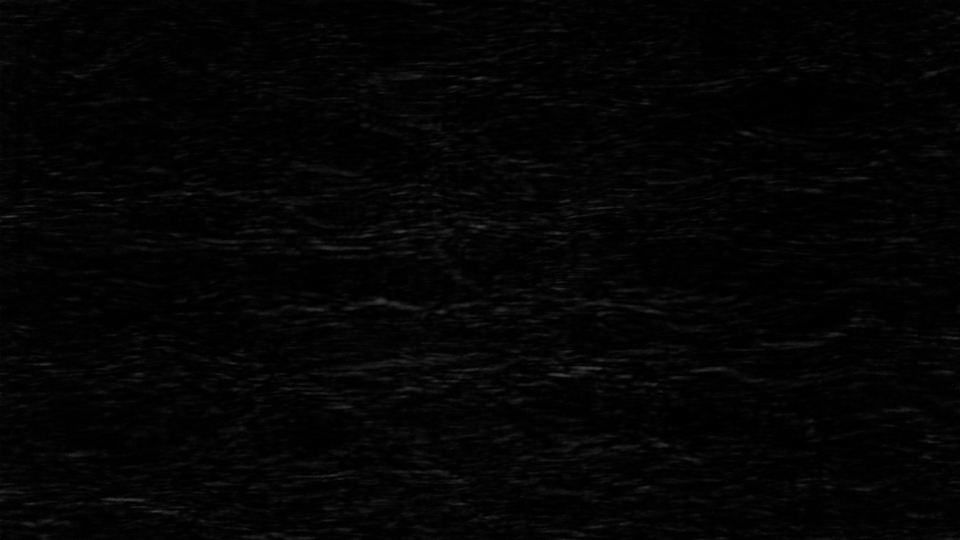
#> input picture bernat/from_camera/test04/dist_0625.png, 1920 x 1080 px, given in place of dist_0200.png, which was not available (shown at 1/2 size); the run also reads 4 pictures not shown here
$ jupyter execute --allow-errors test04.ipynb   (older library calls are emulated)   (text cells are left out)
#> lines starting #> are read from the running program, lines starting #| are printed output that depends on the picture; pictures that were not available may be replaced by others from this repository, and a replacement may not be noted
[cell 1]
import matplotlib.pyplot as plt
import matplotlib.image as mpimg
import numpy as np
import math
from skimage import draw
from scipy import signal
from PIL import Image

[cell 2]
#Import image
back_0200 = Image.open('from_camera/test04/back_0200.png')
realsize=back_0200.size
#> realsize = (1920, 1080)
factor=4
newsize=tuple(int(ti/factor) for ti in realsize)
#> newsize = (480, 270)

#Background
back_0200=back_0200.resize(newsize,Image.ANTIALIAS)
#> back_0200: PIL image 480x270 RGBA
back_0200 = np.array(back_0200,dtype=float)
#> back_0200: shape (270, 480, 4) float64
back_0200 = back_0200[:, :, 0]
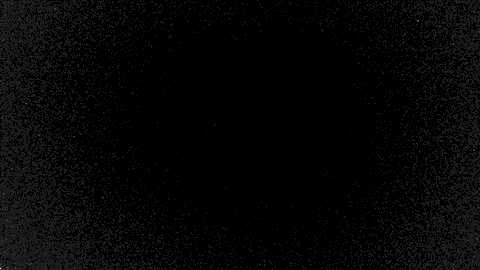
#> back_0200: shape (270, 480) float64; min 0, max 9, mean 0.203; drawn with min black and max white
# back_0200 = back_0200 - back_0200.mean()

def image_open_mean_show(name,new_size,colormap):
#> called with name = '0200', new_size = (480, 270), colormap = 'gray'
    location='from_camera/test04/dist_'+name+'.png'
    image_im = Image.open(location)
#> image_im is the input picture: PIL image 1920x1080 RGBA; mean R, G, B, A 5.1, 4.1, 5.1, 255
    image_im=image_im.resize(new_size,Image.ANTIALIAS)
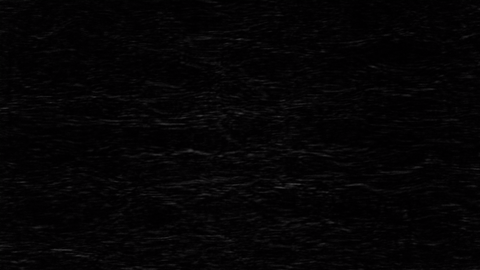
#> image_im: PIL image 480x270 RGBA; mean R, G, B, A 5.1, 4.1, 5.1, 255
    image_im = np.array(image_im,dtype=float)
#> image_im: shape (270, 480, 4) float64
    image_im = image_im[:, :, 0]
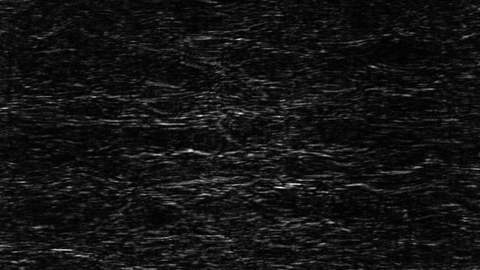
#> image_im: shape (270, 480) float64; min 0, max 64, mean 5.1; drawn with min black and max white
    image_im = image_im - back_0200
    image_im = image_im - image_im.mean()
    plt.imshow(image_im,cmap=colormap)
    plt.title(str(name))
    # plt.show()
    return image_im

dist_0200=image_open_mean_show('0200',newsize,'gray')
dist_0225=image_open_mean_show('0225',newsize,'gray')
#> call 2 of image_open_mean_show, with name = '0225', new_size = (480, 270), colormap = 'gray'
#> in image_open_mean_show (call 2), `image_im = image_im[:, :, 0]`:
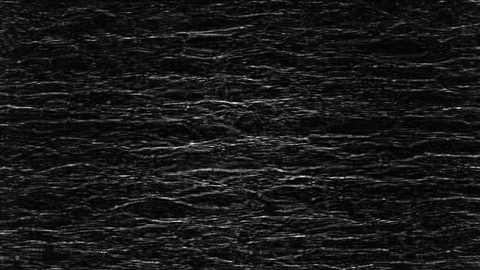
#> image_im: shape (270, 480) float64; min 0, max 57, mean 5.5; drawn with min black and max white
dist_0250=image_open_mean_show('0250',newsize,'gray')
#> call 3 of image_open_mean_show, with name = '0250', new_size = (480, 270), colormap = 'gray'
#> in image_open_mean_show (call 3), `image_im = image_im[:, :, 0]`:
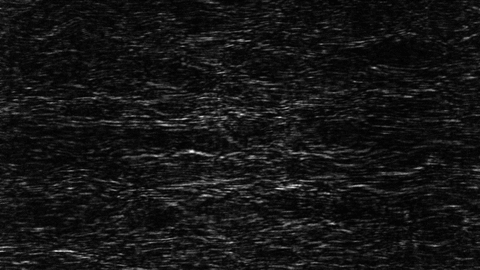
#> image_im: shape (270, 480) float64; min 0, max 60, mean 5.1; drawn with min black and max white
dist_0275=image_open_mean_show('0275',newsize,'gray')
#> call 4 of image_open_mean_show, with name = '0275', new_size = (480, 270), colormap = 'gray'
#> in image_open_mean_show (call 4), `image_im = image_im[:, :, 0]`:
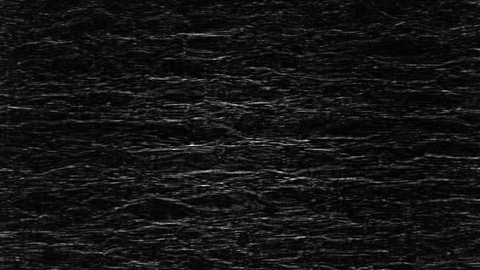
#> image_im: shape (270, 480) float64; min 0, max 69, mean 5.5; drawn with min black and max white
dist_0300=image_open_mean_show('0300',newsize,'gray')
#> (the rest of this cell did not finish here and is left out)

[cell 3]
auto_0200=signal.fftconvolve(dist_0200,np.flip(dist_0200),mode='same')
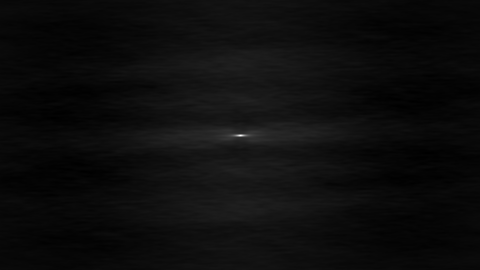
#> auto_0200: shape (270, 480) float64; min -141976.2, max 2747179.6, mean 6647.4; drawn with min black and max white
auto_0225=signal.fftconvolve(dist_0225,np.flip(dist_0225),mode='same')
auto_0250=signal.fftconvolve(dist_0250,np.flip(dist_0250),mode='same')
auto_0275=signal.fftconvolve(dist_0275,np.flip(dist_0275),mode='same')
auto_0300=signal.fftconvolve(dist_0300,np.flip(dist_0300),mode='same')
#> (the rest of this cell did not finish here and is left out)

[cell 4]
plt.imshow(auto_0200)
plt.title('0200')
plt.show()

[cell 5]
def fun_ratio(autocon,radi):
#> called with radi = 2
    [sy,sx]=autocon.shape
#> sy = 270; sx = 480
    max_=np.amax(autocon)
#> max_ = 2747179.6
    [max_y,max_x]=np.where(autocon==max_)
#> max_y = [135]; max_x = [240]
    max_y=float(max_y)
#> max_y = 135
    max_x=float(max_x)
#> max_x = 240
    disk_mask = np.ones((sy, sx), dtype=float)
    rr, cc = draw.disk((max_y,max_x),radi)
#> rr = [134, 134, 134, 135, 135, 135, 136, 136, 136]; cc = [239, 240, 241, 239, 240, 241, 239, 240, 241]
    disk_mask[rr, cc] = 0
    autocon = np.maximum(autocon,np.ones(autocon.shape)) ### HERE !!!!!!!!!!!!!!!!!!!!!!!!!!!!!!!!!!!!!!!!!
    autocon_masked=disk_mask*autocon
    sum_nz=sum(sum(autocon_masked))
#> sum_nz = 4.85e+09
    number_nz=autocon.size-len(rr)
#> number_nz = 129591
    average_nz=sum_nz/number_nz
#> average_nz = 37420.9
    ratio_nz=max_/average_nz
#> ratio_nz = 73.41
    return ratio_nz

radii=2

rati_0200=fun_ratio(auto_0200,radii)
#> rati_0200 = 73.41
rati_0225=fun_ratio(auto_0225,radii)
#> rati_0225 = 94.74
rati_0250=fun_ratio(auto_0250,radii)
#> rati_0250 = 70.36
rati_0275=fun_ratio(auto_0275,radii)
#> rati_0275 = 89.16
rati_0300=fun_ratio(auto_0300,radii)
#> rati_0300 = 70.36
#> (the rest of this cell did not finish here and is left out)
